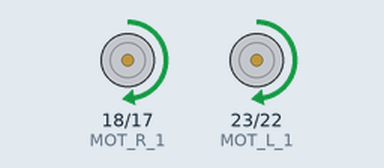
Simulated run of this program. Board: Raspberry Pi (BCM pin numbers). On the bench: motor-driver pin pairs drawn as motors (green arrow = first pin HIGH = forward, orange = second pin HIGH = backward, longer = more drive). At 5.0 s the program stops and its outputs stay as they are.

Above: at 0.1 s.
At 5.1 s:
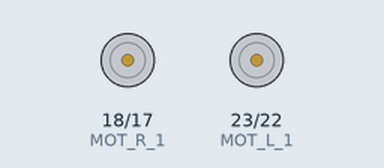
Timing chart, 0 to 6.5 s (numbered marks = the images above):
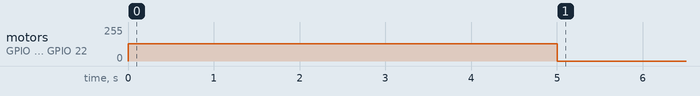

Measured:
- by itself, motor on GPIO 18 (MOT_R_1) / GPIO 17 (MOT_R_2), motor on GPIO 23 (MOT_L_1) / GPIO 22 (MOT_L_2): stopped → forward 128/255 at 0.00 s, → stopped 5.0 s later

The program:

motor_drive.py.py
```python
import pigpio                     	#pigpioを使う
from time import sleep              	#sleepを使う

MOT_R_1 = 18                       	#GPIO18をMOT_R_1と命名
MOT_R_2 = 17                       	#GPIO17をMOT_R_2と命名
MOT_L_1 = 23                       	#GPIO23をMOT_L_1と命名
MOT_L_2 = 22                       	#GPIO22をMOT_L_2と命名
pi = pigpio.pi()
pi.set_mode(MOT_R_1, pigpio.OUTPUT) 	#MOT_R_1を出力指定
pi.set_mode(MOT_R_2, pigpio.OUTPUT) 	#MOT_R_2を出力指定
pi.set_mode(MOT_L_1, pigpio.OUTPUT) 	#MOT_L_1を出力指定
pi.set_mode(MOT_L_2, pigpio.OUTPUT) 	#MOT_L_2を出力指定
pi.set_PWM_frequency(MOT_R_1, 60)   	#MOT_R_1に60HzでPWM出力
pi.set_PWM_frequency(MOT_R_2, 60)   	#MOT_R_2に60HzでPWM出力
pi.set_PWM_frequency(MOT_L_1, 60)   	#MOT_L_1に60HzでPWM出力
pi.set_PWM_frequency(MOT_L_2, 60)   	#MOT_L_2に60HzでPWM出力
pi.set_PWM_range(MOT_R_1, 100)      	#デューティのレンジ設定
pi.set_PWM_range(MOT_R_2, 100)
pi.set_PWM_range(MOT_L_1, 100)
pi.set_PWM_range(MOT_L_2, 100)
pi.set_PWM_dutycycle(MOT_R_1, 50)   	#MOT_R_1:50/100
pi.set_PWM_dutycycle(MOT_R_2, 0)    	#MOT_R_2:50/0
pi.set_PWM_dutycycle(MOT_L_1, 50)   	#MOT_L_1:50/100
pi.set_PWM_dutycycle(MOT_L_2, 0)    	#MOT_L_2:50/0

sleep(5)                             	#5秒待つ
pi.set_PWM_dutycycle(MOT_R_1, 0)   	#MOT_R_1:0/100
pi.set_PWM_dutycycle(MOT_R_2, 0)    	#MOT_R_2:0/100
pi.set_PWM_dutycycle(MOT_L_1, 0)   	#MOT_L_1:0/100
pi.set_PWM_dutycycle(MOT_L_2, 0)    	#MOT_L_2:0/100
pi.stop()
```
